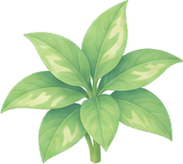
#> input picture plantgram2/app-kit/assets/plants/medium.png, 183 x 164 px, given in place of furniture_art2.png, which was not available
$ python furniture2_kit.py
#> lines starting #> are read from the running program, lines starting #| are printed output that depends on the picture; after the words box and inside, x2 and y2 are one past the last pixel; in counts of white or black regions, pixels touching at a corner belong together; pictures that were not available may be replaced by others from this repository, and a replacement may not be noted
### plantgram2/sprite-kit-2026-08-29/tools/alpha_kit.py
"""진짜 알파가 담겨 온 시트에서 조각을 꺼냅니다.

이번 시트는 처음으로 알파가 들어 있습니다(투명 71% · 불투명 23%).
지울 배경이 없으니 키잉도 필요 없습니다 - 덩어리로 나누기만 하면 됩니다.

어두운 바탕에서 보면 가장자리에 형광 테가 진 것처럼 보입니다. 밝은 바닥
위에 5배로 얹어 확인해 보니 테가 없었습니다. 눈으로 본 것이 아니라 쓸
자리에 얹어 보고 판단합니다. [clean] 은 정말 테가 질 때만 씁니다 -
가장자리 색을 가까운 불투명 픽셀 것으로 갈아 끼웁니다.
"""
import sys
import numpy as np
from PIL import Image
from scipy import ndimage


# [13 lines left out: function clean, not called in this run]


def pieces(path, min_px=800, close=9):
    """조각마다 (상자, 그림). 자기 덩어리만 남깁니다(RULES 12)."""
#> called with path = 'sheets/furniture_art2.png', min_px = 800, close = 9
    im = Image.open(path).convert("RGBA")
#> im is the input picture: PIL image 183x164 RGBA; mean R, G, B, A 86.2, 108, 71.8, 127
    al = np.asarray(im).astype(float)[..., 3] / 255
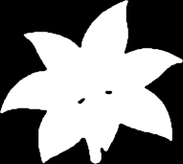
#> al: shape (164, 183) float64; min 0, max 1, mean 0.498
    solid = ndimage.binary_fill_holes(
        ndimage.binary_closing(al > .5, np.ones((close, close))))
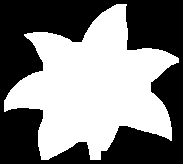
#> solid: shape (164, 183) bool; 50.1% white; 1 black region, box (x1, y1, x2, y2) and area: (0, 0, 183, 164) 14966
    lab, k = ndimage.label(solid)
#> k = 1
    out = []
    for c in range(1, k + 1):
        own = lab == c
        if own.sum() < min_px:
            continue
        ys, xs = np.nonzero(own)
        box = (int(xs.min()), int(ys.min()), int(xs.max()) + 1, int(ys.max()) + 1)
        arr = np.asarray(im.crop(box)).astype(float)
        arr[..., 3] *= own[box[1]:box[3], box[0]:box[2]]
        out.append((box, Image.fromarray(arr.astype("uint8"), "RGBA")))
#> this loop made 1 pass
#> box on pass 1: (4, 4, 179, 160)
#> pass 1, in pieces, `arr = np.asarray(im.crop(box)).astype(float)`:
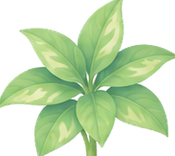
#> arr: shape (156, 175, 4) float64; mean R, G, B, A 93.5, 117.2, 77.8, 138.7; transparent parts drawn white
#> after the loop:
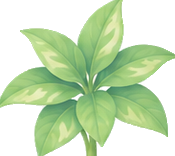
#> arr: shape (156, 175, 4) float64; 3.79% of pixels changed, all inside (x1, y1, x2, y2) = (0, 0, 175, 156); transparent parts drawn white
#> after the loop, out = 1 item
    out.sort(key=lambda p: (p[0][1] // 300, p[0][0]))
    return out


# [4 lines that do not run on import are left out]

### plantgram2/sprite-kit-2026-08-29/tools/fit_furniture.py
"""돌아온 가구 그림에 우리가 부탁한 자리를 얹어 봅니다.

자리를 그림에서 **찾아내지** 않습니다(RULES 4). 우리가 안내 이미지에 찍어
보낸 자리를, 조각마다 재서 나온 축척과 닿는 자리로 되돌려 놓을 뿐입니다.

  · 축척  두 시트에 함께 그린 긴 화단으로. 조각 하나만 늘리지 않습니다.
  · 자리  안내 이미지의 (자리 - 닿는 점) 을 그 축척으로 옮깁니다.

그리고 **눈으로 검사합니다** - 판 윗면이 그 점을 지나가는지. 어긋나면
흡수하지 않고 다시 받습니다(RULES 5).

    python3 tools/fit_furniture.py
"""
import json, sys
import numpy as np
from PIL import Image, ImageDraw, ImageFont

sys.path.insert(0, "tools")
from alpha_kit import pieces              # noqa: E402
from verify_spec import foot_of           # noqa: E402
from scipy import ndimage                 # noqa: E402

ART = "sheets/furniture_art2.png"
GUIDE = "sheets/furniture_sheet2.json"
FONT = "../app-kit/assets/fonts/{}.otf"
INK, DIM = (34, 40, 44), (120, 130, 138)
MARK, SLOT = (232, 106, 30), (24, 150, 96)

# 돌아온 그림의 덩어리는 왼→오 순서입니다. 안내 이미지의 칸 차례와 같습니다.
ORDER = ["shelf_two", "bench", "xlarge", "bed_long"]

# 윗판에 자리를 두는 조각과 그 등급. 아래층 판은 우리 격자만으로는
# 높이를 알 수 없어 아직 자리를 두지 않습니다.
PLATES = {"shelf_two": "small", "bench": "small"}
BED_IN_KIT = 301.0        # 4차 시트 좌표계에서의 긴 화단 폭


def font(s, b=False):
    return ImageFont.truetype(
        FONT.format("Pretendard-SemiBold" if b else "Pretendard-Regular"), s)


def load(sheet=ART, bed_in_kit=BED_IN_KIT, kit_to_stage=None):
    """조각과, 윗판 위의 자리를 돌려줍니다.

    부탁한 자리 높이는 그림에 없었습니다 - 위층을 훨씬 낮게 그려 오셨습니다.
    그렇다고 판을 눈으로 찾아 나서지는 않습니다(RULES 4). 대신 **상자와
    격자만으로** 윗판을 되돌려 읽습니다.

      · 조각의 맨 위 점 = 윗판 윗면의 먼 꼭짓점
      · 윗면은 밑면과 같은 평행사변형이므로, 거기서 반 칸 내려오면
        윗면 한가운데
      · 밑면 한가운데(닿는 자리)에서 그만큼이 판 높이

    자리는 덮은 칸들의 한가운데를 그 높이로 올린 점입니다. 찾아낸 것이
    아니라 우리 격자에서 계산한 것입니다.
    """
    got = pieces(sheet)
#> got = 1 item
    if len(got) != 4:
#> (the run stopped early here; a loop or call above may not have finished)

$ run again, on plantgram2/app-kit/assets/plants/monstera.png
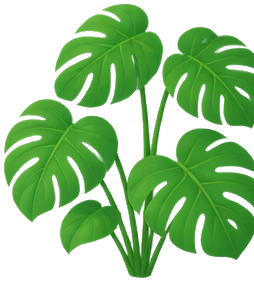
#> input picture plantgram2/app-kit/assets/plants/monstera.png, 254 x 282 px, given in place of furniture_art2.png, which was not available
#> in pieces, im is the input picture: PIL image 254x282 RGBA; mean R, G, B, A 63.7, 144.4, 41.2, 131.5
#> in pieces, `solid = ndimage.binary_fill_holes( ndimage.binary_closing(al > .5, np...`:
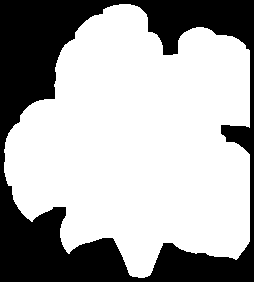
#> solid: shape (282, 254) bool; 66.8% white; 1 black region, box (x1, y1, x2, y2) and area: (0, 0, 254, 282) 23803
#> k = 1
#> the loop in pieces, `for c in range(1, k + 1):` made 1 pass
#> box on pass 1: (4, 4, 250, 278)
#> after the loop in pieces, `for c in range(1, k + 1):`:
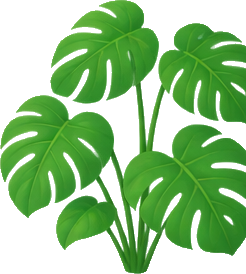
#> arr: shape (274, 246, 4) float64; mean R, G, B, A 63.1, 144.9, 41.1, 137.4; transparent parts drawn white
#> after the loop in pieces, `for c in range(1, k + 1):`: out = 1 item

$ run again, on plantgram2/app-kit/assets/plants/small.png
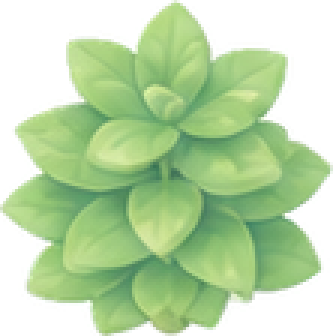
#> input picture plantgram2/app-kit/assets/plants/small.png, 111 x 112 px, given in place of furniture_art2.png, which was not available (shown 3 times larger)
#> in pieces, im is the input picture: PIL image 111x112 RGBA; mean R, G, B, A 108.6, 138.4, 90.7, 165.7
#> in pieces, `solid = ndimage.binary_fill_holes( ndimage.binary_closing(al > .5, np...`:
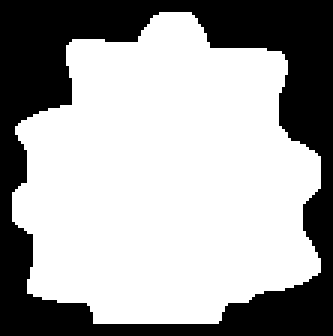
#> solid: shape (112, 111) bool (shown 3 times larger); 64.8% white; 1 black region, box (x1, y1, x2, y2) and area: (0, 0, 111, 112) 4378
#> k = 1
#> the loop in pieces, `for c in range(1, k + 1):` made 1 pass
#> box on pass 1: (4, 4, 107, 108)
#> pass 1, in pieces, `arr = np.asarray(im.crop(box)).astype(float)`:
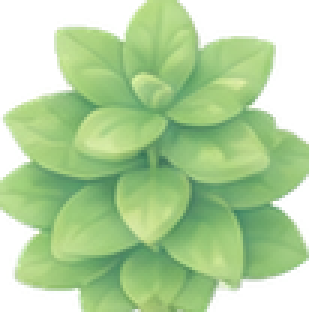
#> arr: shape (104, 103, 4) float64 (shown 3 times larger); mean R, G, B, A 121.2, 155, 101, 188.8; transparent parts drawn white
#> after the loop in pieces, `for c in range(1, k + 1):`: out = 1 item
